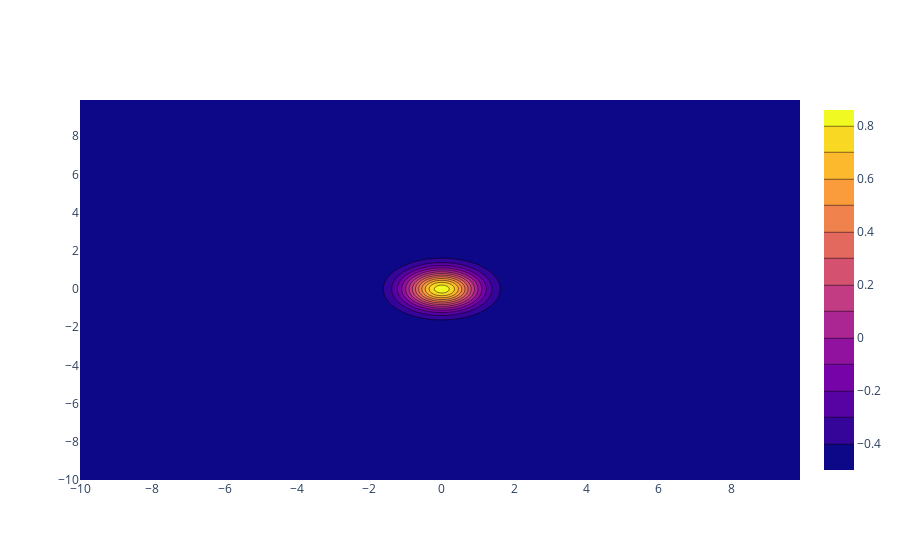

Here is the notebook cell this chart was saved with:
### Code cell
circle_detect_nn = CircleNN()


plot_activation_contours(ToFastaiNN(circle_detect_nn), boundary_tuple=((-10,10),(-10,10)))

### Figure 1 — Plotly figure (JSON) as saved in the notebook; plotly's stock layout.template omitted (floating-point values rounded to 4 significant figures; data arrays with more than 128 entries replaced by an {"elided": "..."} marker saying what was removed)
{"data": [{"type": "contour", "x": {"elided": "200 float values"}, "y": {"elided": "200 float values"}, "z": {"elided": "200x200 float values"}}], "layout": {}}
